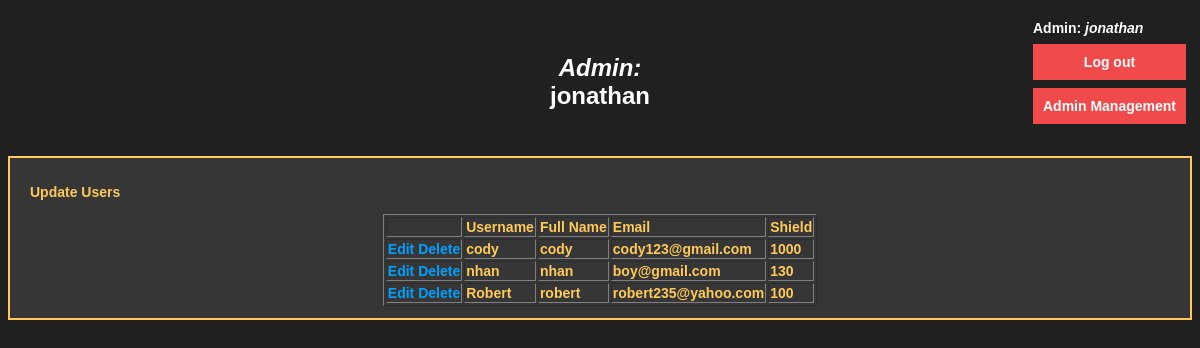
Page /source/UsersManagement.php (signed in) on the committed database.
### tables this page shows
CREATE TABLE `verticalshooter_entity_user` (
  `username` varchar(45) NOT NULL,
  `password` varchar(45) DEFAULT NULL,
  `role` varchar(45) DEFAULT NULL,
  `fullname` varchar(255) DEFAULT NULL,
  `email` varchar(255) DEFAULT NULL,
  `shield` int(11) DEFAULT NULL,
  PRIMARY KEY (`username`)
);

### source/session.php (called while the page is built, shortened)
<?php
    include("config.php");
    $user_check=$_SESSION['login_user'];
    $ses_sql=mysqli_query($connection, "select username from VerticalShooter_entity_user where username='$user_check'");
    $row = mysqli_fetch_assoc($ses_sql);
    $login_session =$row['username'];
?>

### source/UsersManagement.php (the view, shortened to what this page needs)
<?php
include('session.php');
?>
<!DOCTYPE html>
<html>
    <head>
        <link rel="stylesheet" type="text/css" href="style.css">
    </head>
    <body>
        <div id="profile">
            <div class="topright">
                <label>Admin: <i><?php echo $login_session; ?></i></label>
                <a href="logout.php">
                    <div id="logout">Log out</div>
                </a>
                <a href="admin.php">
                    <div id="logout">Admin Management</div>
                </a>
            </div>
        </div>
        <br><br>
        <div id="playertitle"><i>Admin:</i> <b><?php echo $login_session; ?></b></div>
        <br><br>
        <div id="admin">
            <p>Update Users</p>
            <?php
            $sql = "SELECT * FROM VerticalShooter_entity_user where role = 'user'";
            $result = mysqli_query($connection, $sql);
            echo"<table border ='1'>";
            echo"<tr>"
            . "<td></td>"
            . "<td>Username</td>"
            . "<td>Full Name</td>"
            . "<td>Email</td>"
            . "<td>Shield</td>"
            . "</tr>";
            while ($row = mysqli_fetch_assoc($result)) {
                echo"<tr><td><a href = 'useredit.php?username={$row['username']}&action=edit'>Edit</a> "
                . "<a onclick='return confirmDelete();' href = 'useredit.php?username={$row['username']}&action=delete'>Delete</a>"
                . "</td>"
                . "<td>{$row['username']}</td>"
                . "<td>{$row['fullname']}</td>"
                . "<td>{$row['email']}</td>"
                . "<td>{$row['shield']}</td></tr>";
            }
            echo"</table>";
            ?>
        </div>
    </body>
</html>

### source/style.css (style rules this page uses)
body { color: white; font-size: 14px; font-family: Arial, Helvetica, sans-serif; font-weight: bold; background-color: #202020; }
label { color: white; font-size: 14px; font-family: Arial, Helvetica, sans-serif; font-weight: bold; }
a { color: #00A1FE; font-size: 14px; font-weight: bold; text-align: center; text-decoration: none; width: 100% }
#logout { font-family: Arial, Helvetica, sans-serif; background-color: #F14A4A; color: white; padding: 10px 10px; margin: 8px 0; cursor: pointer; }
.topright { position: fixed; top: 20px; right: 14px; }
#admin { color: #FFCA58; background-color: #363636; margin: auto; border: 2px solid #FFCA58; padding: 12px 20px; }
#playertitle { font-family: Arial, Helvetica, sans-serif; font-size: 24px; text-decoration: none; text-align: center; color: white; padding: 14px 20px; margin: auto; width: 10%; cursor: pointer; }
table { margin: 0px auto; }

### rows in the picture
verticalshooter_entity_user: username "jonathan"
verticalshooter_entity_user: username "cody", fullname "cody", email "cody123@gmail.com", shield "1000"
verticalshooter_entity_user: username "nhan", fullname "nhan", email "boy@gmail.com", shield "130"
verticalshooter_entity_user: username "Robert", fullname "robert", email "robert235@yahoo.com", shield "100"
